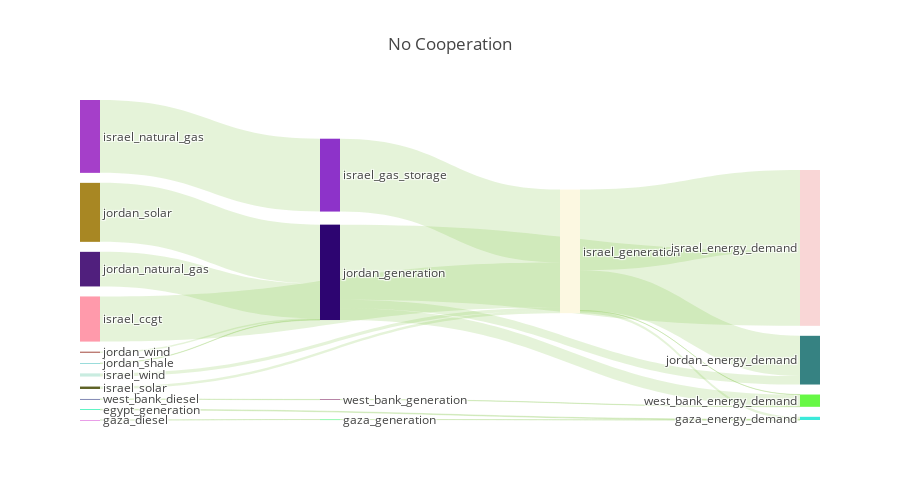

Source (notebook cell):
### Markdown cell above
## Visualise flows
This figure visualises flows between each territory

### Code cell
results['UTO'].plot_flows_sankey(height=500,title='No Cooperation')

### Figure 1 — Plotly figure (JSON) as saved in the notebook; plotly's stock layout.template omitted (floating-point values rounded to 4 significant figures)
{"data": [{"domain": {"x": [0, 1], "y": [0, 1]}, "link": {"color": ["rgba(127, 194, 65, 0.2)", "rgba(127, 194, 65, 0.2)", "rgba(127, 194, 65, 0.2)", "rgba(127, 194, 65, 0.2)", "rgba(127, 194, 65, 0.2)", "rgba(127, 194, 65, 0.2)", "rgba(127, 194, 65, 0.2)", "rgba(127, 194, 65, 0.2)", "rgba(127, 194, 65, 0.2)", "rgba(127, 194, 65, 0.2)", "rgba(127, 194, 65, 0.2)", "rgba(127, 194, 65, 0.2)", "rgba(127, 194, 65, 0.2)", "rgba(127, 194, 65, 0.2)", "rgba(127, 194, 65, 0.2)", "rgba(127, 194, 65, 0.2)", "rgba(127, 194, 65, 0.2)", "rgba(127, 194, 65, 0.2)", "rgba(127, 194, 65, 0.2)", "rgba(127, 194, 65, 0.2)", "rgba(127, 194, 65, 0.2)", "rgba(127, 194, 65, 0.2)", "rgba(127, 194, 65, 0.2)", "rgba(127, 194, 65, 0.2)", "rgba(127, 194, 65, 0.2)", "rgba(127, 194, 65, 0.2)", "rgba(127, 194, 65, 0.2)", "rgba(127, 194, 65, 0.2)", "rgba(127, 194, 65, 0.2)", "rgba(127, 194, 65, 0.2)", "rgba(127, 194, 65, 0.2)", "rgba(127, 194, 65, 0.2)", "rgba(127, 194, 65, 0.2)", "rgba(127, 194, 65, 0.2)", "rgba(127, 194, 65, 0.2)"], "source": [0, 1, 29, 3, 4, 5, 6, 7, 34, 30, 30, 30, 30, 10, 11, 12, 13, 14, 15, 35, 35, 35, 17, 18, 19, 20, 21, 22, 23, 36, 36, 36, 25, 26, 27], "target": [28, 29, 28, 29, 29, 30, 30, 30, 30, 28, 31, 32, 33, 34, 30, 30, 35, 35, 35, 31, 32, 33, 35, 35, 35, 35, 36, 36, 36, 31, 32, 33, 36, 36, 36], "value": [388500.0, 34.06, 34.06, 0, 0, 23900000.0, 0, 0, 38580000.0, 1302000.0, 42770000.0, 21300000.0, 66180.0, 38580000.0, 1281000.0, 1684000.0, 0, 0, 0, 39720000.0, 4496000.0, 6284000.0, 18320000.0, 198200.0, 31230000.0, 748900.0, 0, 0, 153200.0, 0, 0, 153200.0, 0, 0, 0]}, "node": {"color": ["27f1b1", "d23cd0", "aea778", "599749", "1f8ed1", "ff9aab", "9f0f5f", "20c1a9", "a285ed", "dfbbc8", "a53fc9", "5e6225", "c9ece0", "9fdce9", "05ad47", "30b9c2", "4de767", "501f7d", "34b9b6", "a88723", "bd7d75", "0c795d", "e14358", "051369", "0a8b8c", "b38345", "a6cb18", "76265d", "3ceada", "2af460", "fcf8e1", "f9d6d6", "368282", "67f845", "8d33c9", "2d0571", "6f084d"], "label": ["egypt_generation", "gaza_diesel", "gaza_generation", "gaza_natural_gas", "gaza_solar", "israel_ccgt", "israel_coal", "israel_diesel", "israel_gas_storage", "israel_generation", "israel_natural_gas", "israel_solar", "israel_wind", "jordan_ccgt", "jordan_coal", "jordan_diesel", "jordan_generation", "jordan_natural_gas", "jordan_shale", "jordan_solar", "jordan_wind", "west_bank_ccgt", "west_bank_coal", "west_bank_diesel", "west_bank_generation", "west_bank_natural_gas", "west_bank_solar", "west_bank_wind", "gaza_energy_demand", "gaza_generation", "israel_generation", "israel_energy_demand", "jordan_energy_demand", "west_bank_energy_demand", "israel_gas_storage", "jordan_generation", "west_bank_generation"], "line": {"color": "black", "width": 0}, "pad": 10}, "orientation": "h", "type": "sankey", "valueformat": ".0f"}], "layout": {"font": {"size": 12}, "height": 500, "title": "No Cooperation"}}
